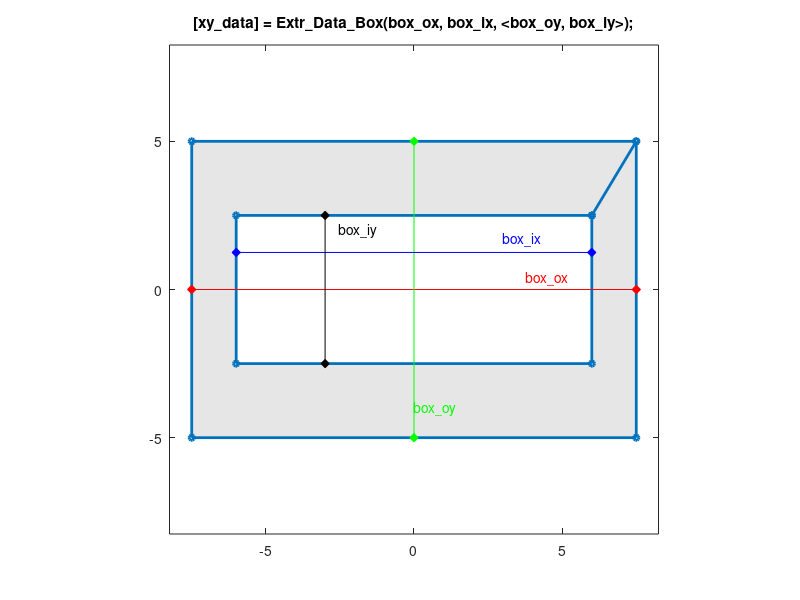

Recreate this plot in MATLAB.
function [xy_data] = Extr_Data_Box(box_ox, box_ix, varargin)
%Extr_Data_Box Produce extrusion data for a hollow box.
%   [xy_data] = Extr_Data_Box(box_ox, box_ix, <box_oy>, <box_iy>)
%   This function returns x-y data for a hollow box.
%   You can specify:
%       Box outer width (x)              box_ox
%       Box inner width (x)              box_ix
%       (optional) Box outer height (y)  box_oy
%       (optional) Box inner height (y)  box_iy
%
%   To see a plot showing parameter values, enter the name
%   of the function with no arguments
%   >> Extr_Data_Box
%
%   To see a plot created with your parameter values,
%   add 'plot' as the final argument
%   >> Extr_Data_Box(10,5,'plot')

% Copyright 2013-2017 The MathWorks, Inc.

% Default data to show diagram
if (nargin == 0)
    box_ox = 15;
    box_ix = 12;
    box_oy = 10;
    box_iy = 5;
elseif (nargin <= 3)
    box_oy = box_ox;
    box_iy = box_ix;
elseif (nargin > 3)
    box_oy = varargin{1};
    box_iy = varargin{2};
end

if (nargin==0)
    showplot = 'plot';
elseif (nargin==3 || nargin==5)
    showplot = varargin(end);
else
    showplot = 'n';
end

% Generate extrusion data
x_signs = [1 -1 -1 1]';
y_signs = [1 1 -1 -1]';
xy_data = [box_ox/2*x_signs box_oy/2*y_signs];
if(box_ix>0 && box_iy>0)
    xy_data =  [xy_data;box_ox/2 box_oy/2;box_ix/2*y_signs box_iy/2*x_signs;box_ix/2 box_iy/2];
end

% Plot diagram to show parameters and extrusion
if (nargin == 0 || strcmpi(showplot,'plot'))
    
    % Figure name
    figString = ['h1_' mfilename];
    % Only create a figure if no figure exists
    figExist = 0;
    fig_hExist = evalin('base',['exist(''' figString ''')']);
    if (fig_hExist)
        figExist = evalin('base',['ishandle(' figString ') && strcmp(get(' figString ', ''type''), ''figure'')']);
    end
    if ~figExist
        fig_h = figure('Name',figString);
        assignin('base',figString,fig_h);
    else
        fig_h = evalin('base',figString);
    end
    figure(fig_h)
    clf(fig_h)
    
    % Get max axis dimension
    maxd = max(box_ox,box_oy);
    
    % Plot extrusion
    patch(xy_data(:,1),xy_data(:,2),[1 1 1]*0.90,'EdgeColor','none');
    hold on
    plot(xy_data(:,1),xy_data(:,2),'-','Marker','o','MarkerSize',4,'LineWidth',2);
    axis('equal');
    axis([-1.1 1.1 -1.1 1.1]*maxd/2);
    
    % Show parameters
    hold on
    
    plot([-1 1]*box_ox/2,[0 0],'r-d','MarkerFaceColor','r');
    text(0.25*box_ox,0.025*maxd,'{\color{red}box\_ox}');
    
    plot([0 0],[-1 1]*box_oy/2,'g-d','MarkerFaceColor','g');
    text(0,-0.4*box_oy,'{\color{green}box\_oy}');
    
    if(box_ix>0 && box_iy>0)
        plot([-1 1]*box_ix/2,[1 1]*0.25*box_iy,'b-d','MarkerFaceColor','b');
        text(0.25*box_ix,0.03*maxd+0.25*box_iy,'{\color{blue}box\_ix}');
        
        plot([-1 -1]*0.25*box_ix,[-1 1]*box_iy/2,'k-d','MarkerFaceColor','k');
        text(-0.25*box_ix+0.03*maxd,0.4*box_iy,'{\color{black}box\_iy}');
    end
    title('[xy\_data] = Extr\_Data\_Box(box\_ox, box\_ix, <box\_oy, box\_iy>);');
    hold off
    box on
    clear xy_data
end
